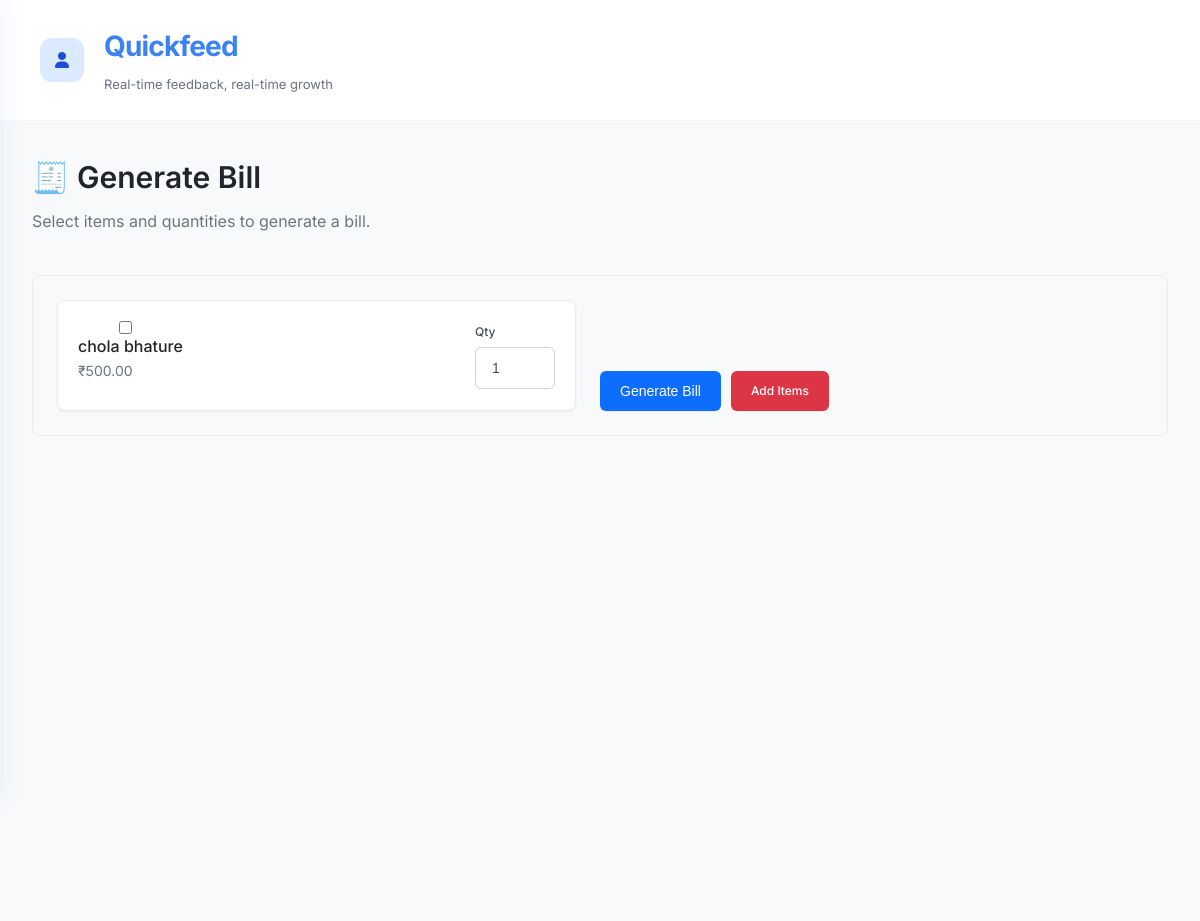
Screenshot of /dashboard/generate-bill (signed in) with the database file from the repository.
### web/models.py (models this page shows)
class Item(db.Model):
    __tablename__ = 'items'
    id = db.Column(db.Integer, primary_key=True)
    shopkeeper_id = db.Column(db.Integer, db.ForeignKey('shopkeepers.id'), nullable=False)
    name = db.Column(db.String(100), nullable=False)
    price = db.Column(db.Float, nullable=False)
    shopkeeper = db.relationship('Shopkeeper', backref=db.backref('items', lazy=True))

### web/routes.py (the view, shortened to what this page needs)
    def decorated_function(*args, **kwargs):
        try:
            if not current_user.is_authenticated:
                flash('Please log in to access this page.', 'warning')
                return redirect(url_for('auth.login'))
            shopkeeper = Shopkeeper.query.get(current_user.id)
            session['shopkeeper_id'] = shopkeeper.id
            session['shopkeeper_username'] = shopkeeper.username
            session['is_shopkeeper'] = True
            return f(*args, **kwargs)
        except Exception as e:
            print(f"Error in require_shopkeeper decorator: {e}")
            flash('An error occurred while verifying your account.', 'danger')
            return redirect(url_for('auth.login'))

### web/routes.py (called while the page is built, shortened)
def require_shopkeeper(f):
    def decorated_function(*args, **kwargs):
        try:
            if not current_user.is_authenticated:
                flash('Please log in to access this page.', 'warning')
                return redirect(url_for('auth.login'))
            shopkeeper = Shopkeeper.query.get(current_user.id)
            session['shopkeeper_id'] = shopkeeper.id
            session['shopkeeper_username'] = shopkeeper.username
            session['is_shopkeeper'] = True
            return f(*args, **kwargs)
        except Exception as e:
            print(f"Error in require_shopkeeper decorator: {e}")
            flash('An error occurred while verifying your account.', 'danger')
            return redirect(url_for('auth.login'))
    decorated_function.__name__ = f.__name__
    return decorated_function

@main.route('/dashboard/generate-bill', methods=['GET', 'POST'])
@login_required
@require_shopkeeper
def generate_bill():
    items = Item.query.filter_by(shopkeeper_id=current_user.id).all()
    if request.method == 'GET':
        return render_template('generate_bill.html', items=items)

### web/templates/generate_bill.html (shortened to what this page needs)
{% extends "base.html" %}
{% block content %}
<div class="main-content">
    <header class="header">
        <div class="header-left">
            <div class="menu-toggle" onclick="toggleSidebar()">
                <i class="fas fa-user"></i>
            </div>
            <div class="brand-logo">
                <h1>Quickfeed</h1>
                <span class="brand-tagline">Real-time feedback, real-time growth</span>
            </div>
        </div>
    </header>
    <div class="setup-container">
        <h1 class="setup-title">🧾 Generate Bill</h1>
        <p class="setup-subtitle">Select items and quantities to generate a bill.</p>
        <form id="billForm" class="item-form">
            <div class="item-list">
                {% if items %}
                    {% for item in items %}
                    <div class="item-card">
                        <div class="item-info">
                            <div class="form-group" style="margin-bottom: 0; display: flex; align-items: center;">
                                <input type="checkbox" class="form-check-input me-2" id="item_{{ item.id }}" name="item_{{ item.id }}" onchange="toggleQty({{ item.id }})" style="margin-right: 10px;">
                                <label class="form-check-label item-label" for="item_{{ item.id }}" style="margin-right: auto;">
                                    <div class="item-name">{{ item.name }}</div>
                                    <div class="item-price">₹{{ '%.2f'|format(item.price) }}</div>
                                </label>
                            </div>
                        </div>
                        <div class="form-group" style="margin-bottom: 0;">
                            <label for="qty_{{ item.id }}" style="font-size: 12px; margin-bottom: 5px;">Qty</label>
                            <input type="number" name="qty_{{ item.id }}" id="qty_{{ item.id }}" class="form-control qty-input" min="1" value="1" disabled style="width: 80px;">
                        </div>
                    </div>
                    {% endfor %}
                {% else %}
                    <div class="empty-state">
                        <p>No items found. Add some items first.</p>
                    </div>
                {% endif %}
            </div>
            {% if items %}
            <div style="margin-top: 20px; display: flex; gap: 10px;">
                <button type="submit" class="btn-add">Generate Bill</button>
                <a href="{{ url_for('main.item_setup') }}" class="btn-delete" style="text-decoration: none; display: inline-block; text-align: center; padding: 10px 20px;">Add Items</a>
            </div>
            {% endif %}
        </form>
    </div>
</div>
{% endblock %}

### web/templates/base.html (shortened to what this page needs)
<!DOCTYPE html>
<html lang="en">
<head>
    <link rel="stylesheet" href="{{ url_for('static', filename='style.css') }}">
    <link rel="stylesheet" href="{{ url_for('static', filename='auth.css') }}">
    <link rel="stylesheet" href="{{ url_for('static', filename='setup.css') }}">
    <link rel="stylesheet" href="{{ url_for('static', filename='dashboard.css') }}">
    <link rel="stylesheet" href="{{ url_for('static', filename='all_feedback.css') }}">
    <link rel="stylesheet" href="https://cdnjs.cloudflare.com/ajax/libs/font-awesome/6.0.0/css/all.min.css">
</head>
<body>
    <main>
        {% block content %}{% endblock %}
    </main>
</body>
</html>

### web/static/style.css (style rules this page uses)
* { margin: 0; padding: 0; box-sizing: border-box; }
body { font-family: 'Inter', sans-serif; background: #f9f7f6; color: #111; }

### web/static/auth.css (style rules this page uses)
.form-group { margin-bottom: 1.5rem; }
.form-group label { display: block; margin-bottom: 0.5rem; font-weight: 500; color: #2d3748; font-size: 0.9rem; }

### web/static/setup.css (style rules this page uses)
.setup-container { width: 100%; min-height: 100vh; margin: 0; padding: 2rem; background: #f8f9fa; position: relative; }
.setup-title { font-size: 1.875rem; font-weight: 600; margin-bottom: 0.5rem; color: #212529; text-align: left; }
.setup-subtitle { font-size: 1rem; color: #6c757d; margin-bottom: 2.5rem; text-align: left; font-weight: 400; }
.item-form { display: grid; grid-template-columns: 1fr 1fr auto; gap: 1.5rem; margin-bottom: 2.5rem; align-items: end; padding: 1.5rem; background: #f8f9fa; border-radius: 8px; border: 1px solid #e9ecef; }
.form-group { display: flex; flex-direction: column; }
.form-group label { font-size: 0.875rem; font-weight: 500; margin-bottom: 0.5rem; color: #495057; }
.form-group input { padding: 0.75rem 1rem; border-radius: 6px; border: 1px solid #ced4da; font-size: 0.875rem; transition: all 0.2s ease; background: white; color: #495057; }
.btn-add { background: #0d6efd; color: white; border: none; padding: 0.75rem 1.25rem; border-radius: 6px; font-weight: 500; cursor: pointer; transition: all 0.2s ease; font-size: 0.875rem; box-shadow: 0 1px 2px rgba(0, 0, 0, 0.05); }
.item-list { display: flex; flex-direction: column; gap: 1rem; }
.item-card { display: flex; justify-content: space-between; align-items: center; background: white; padding: 1.25rem; border-radius: 8px; border: 1px solid #e9ecef; box-shadow: 0 1px 2px rgba(0, 0, 0, 0.05); transition: all 0.2s ease; }
.item-info { display: flex; flex-direction: column; gap: 0.25rem; }
.item-name { font-weight: 500; font-size: 1rem; color: #212529; }
.item-price { color: #6c757d; font-size: 0.875rem; font-weight: 400; }
.item-price::before { color: #0d6efd; font-weight: 500; }
.btn-delete { background: #dc3545; color: white; border: none; padding: 0.5rem 0.875rem; border-radius: 6px; cursor: pointer; transition: all 0.2s ease; font-weight: 500; font-size: 0.75rem; box-shadow: 0 1px 2px rgba(0, 0, 0, 0.05); }

### web/static/dashboard.css (style rules this page uses)
* { margin: 0; padding: 0; box-sizing: border-box; }
body { font-family: 'Inter', -apple-system, BlinkMacSystemFont, 'Segoe UI', sans-serif; background-color: #ffffff; color: #1a1a1a; line-height: 1.6; font-weight: 400; }
.main-content { background: #FAF9F6; min-height: 100vh; }
.header { display: flex; justify-content: space-between; align-items: center; padding: 24px 40px; background: white; border-bottom: 1px solid #f1f5f9; position: sticky; top: 0; z-index: 100; }
.header-left { display: flex; align-items: center; gap: 20px; }
.menu-toggle { width: 44px; height: 44px; background: #dbeafe; border-radius: 12px; display: flex; align-items: center; justify-content: center; color: #1d4ed8; cursor: pointer; transition: all 0.2s ease; font-size: 16px; }
.brand-logo h1 { font-size: 28px; font-weight: 700; color: #3b82f6; letter-spacing: -0.8px; margin-bottom: 2px; }
.brand-tagline { font-size: 13px; color: #6b7280; font-weight: 400; }

### rows the page displays
Item: name "chola bhature", price "500.00", id "1"
